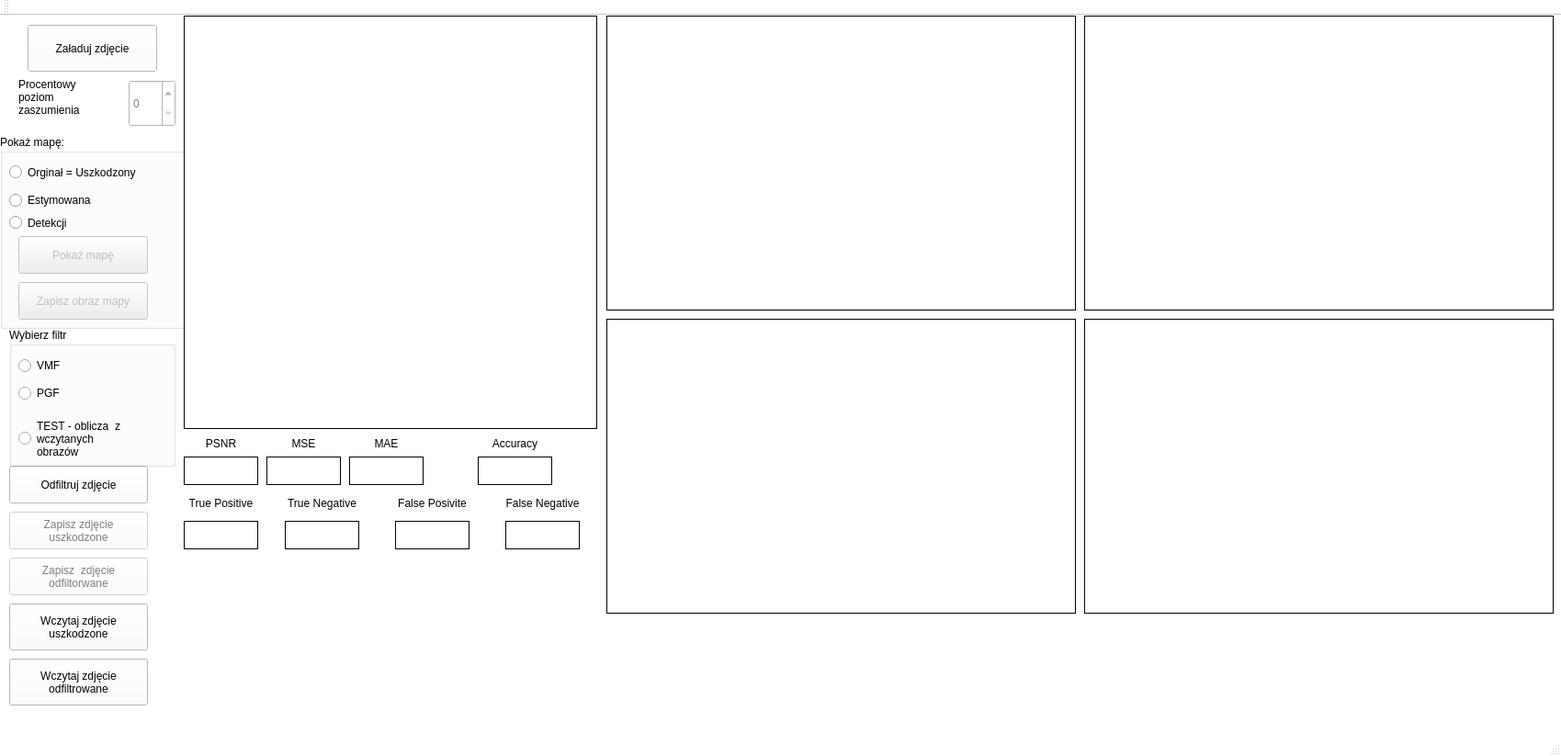
<?xml version="1.0" encoding="UTF-8"?>
<ui version="4.0">
 <class>MainWindow</class>
 <widget class="QMainWindow" name="MainWindow">
  <property name="geometry">
   <rect>
    <x>0</x>
    <y>0</y>
    <width>1699</width>
    <height>823</height>
   </rect>
  </property>
  <property name="sizePolicy">
   <sizepolicy hsizetype="Ignored" vsizetype="Ignored">
    <horstretch>0</horstretch>
    <verstretch>0</verstretch>
   </sizepolicy>
  </property>
  <property name="palette">
   <palette>
    <active>
     <colorrole role="WindowText">
      <brush brushstyle="SolidPattern">
       <color alpha="255">
        <red>0</red>
        <green>0</green>
        <blue>0</blue>
       </color>
      </brush>
     </colorrole>
     <colorrole role="Button">
      <brush brushstyle="SolidPattern">
       <color alpha="255">
        <red>255</red>
        <green>255</green>
        <blue>255</blue>
       </color>
      </brush>
     </colorrole>
     <colorrole role="Light">
      <brush brushstyle="SolidPattern">
       <color alpha="255">
        <red>255</red>
        <green>255</green>
        <blue>255</blue>
       </color>
      </brush>
     </colorrole>
     <colorrole role="Midlight">
      <brush brushstyle="SolidPattern">
       <color alpha="255">
        <red>255</red>
        <green>255</green>
        <blue>255</blue>
       </color>
      </brush>
     </colorrole>
     <colorrole role="Dark">
      <brush brushstyle="SolidPattern">
       <color alpha="255">
        <red>127</red>
        <green>127</green>
        <blue>127</blue>
       </color>
      </brush>
     </colorrole>
     <colorrole role="Mid">
      <brush brushstyle="SolidPattern">
       <color alpha="255">
        <red>170</red>
        <green>170</green>
        <blue>170</blue>
       </color>
      </brush>
     </colorrole>
     <colorrole role="Text">
      <brush brushstyle="SolidPattern">
       <color alpha="255">
        <red>0</red>
        <green>0</green>
        <blue>0</blue>
       </color>
      </brush>
     </colorrole>
     <colorrole role="BrightText">
      <brush brushstyle="SolidPattern">
       <color alpha="255">
        <red>255</red>
        <green>255</green>
        <blue>255</blue>
       </color>
      </brush>
     </colorrole>
     <colorrole role="ButtonText">
      <brush brushstyle="SolidPattern">
       <color alpha="255">
        <red>0</red>
        <green>0</green>
        <blue>0</blue>
       </color>
      </brush>
     </colorrole>
     <colorrole role="Base">
      <brush brushstyle="SolidPattern">
       <color alpha="255">
        <red>255</red>
        <green>255</green>
        <blue>255</blue>
       </color>
      </brush>
     </colorrole>
     <colorrole role="Window">
      <brush brushstyle="SolidPattern">
       <color alpha="255">
        <red>255</red>
        <green>255</green>
        <blue>255</blue>
       </color>
      </brush>
     </colorrole>
     <colorrole role="Shadow">
      <brush brushstyle="SolidPattern">
       <color alpha="255">
        <red>0</red>
        <green>0</green>
        <blue>0</blue>
       </color>
      </brush>
     </colorrole>
     <colorrole role="AlternateBase">
      <brush brushstyle="SolidPattern">
       <color alpha="255">
        <red>255</red>
        <green>255</green>
        <blue>255</blue>
       </color>
      </brush>
     </colorrole>
     <colorrole role="ToolTipBase">
      <brush brushstyle="SolidPattern">
       <color alpha="255">
        <red>255</red>
        <green>255</green>
        <blue>220</blue>
       </color>
      </brush>
     </colorrole>
     <colorrole role="ToolTipText">
      <brush brushstyle="SolidPattern">
       <color alpha="255">
        <red>0</red>
        <green>0</green>
        <blue>0</blue>
       </color>
      </brush>
     </colorrole>
     <colorrole role="PlaceholderText">
      <brush brushstyle="SolidPattern">
       <color alpha="128">
        <red>0</red>
        <green>0</green>
        <blue>0</blue>
       </color>
      </brush>
     </colorrole>
    </active>
    <inactive>
     <colorrole role="WindowText">
      <brush brushstyle="SolidPattern">
       <color alpha="255">
        <red>0</red>
        <green>0</green>
        <blue>0</blue>
       </color>
      </brush>
     </colorrole>
     <colorrole role="Button">
      <brush brushstyle="SolidPattern">
       <color alpha="255">
        <red>255</red>
        <green>255</green>
        <blue>255</blue>
       </color>
      </brush>
     </colorrole>
     <colorrole role="Light">
      <brush brushstyle="SolidPattern">
       <color alpha="255">
        <red>255</red>
        <green>255</green>
        <blue>255</blue>
       </color>
      </brush>
     </colorrole>
     <colorrole role="Midlight">
      <brush brushstyle="SolidPattern">
       <color alpha="255">
        <red>255</red>
        <green>255</green>
        <blue>255</blue>
       </color>
      </brush>
     </colorrole>
     <colorrole role="Dark">
      <brush brushstyle="SolidPattern">
       <color alpha="255">
        <red>127</red>
        <green>127</green>
        <blue>127</blue>
       </color>
      </brush>
     </colorrole>
     <colorrole role="Mid">
      <brush brushstyle="SolidPattern">
       <color alpha="255">
        <red>170</red>
        <green>170</green>
        <blue>170</blue>
       </color>
      </brush>
     </colorrole>
     <colorrole role="Text">
      <brush brushstyle="SolidPattern">
       <color alpha="255">
        <red>0</red>
        <green>0</green>
        <blue>0</blue>
       </color>
      </brush>
     </colorrole>
     <colorrole role="BrightText">
      <brush brushstyle="SolidPattern">
       <color alpha="255">
        <red>255</red>
        <green>255</green>
        <blue>255</blue>
       </color>
      </brush>
     </colorrole>
     <colorrole role="ButtonText">
      <brush brushstyle="SolidPattern">
       <color alpha="255">
        <red>0</red>
        <green>0</green>
        <blue>0</blue>
       </color>
      </brush>
     </colorrole>
     <colorrole role="Base">
      <brush brushstyle="SolidPattern">
       <color alpha="255">
        <red>255</red>
        <green>255</green>
        <blue>255</blue>
       </color>
      </brush>
     </colorrole>
     <colorrole role="Window">
      <brush brushstyle="SolidPattern">
       <color alpha="255">
        <red>255</red>
        <green>255</green>
        <blue>255</blue>
       </color>
      </brush>
     </colorrole>
     <colorrole role="Shadow">
      <brush brushstyle="SolidPattern">
       <color alpha="255">
        <red>0</red>
        <green>0</green>
        <blue>0</blue>
       </color>
      </brush>
     </colorrole>
     <colorrole role="AlternateBase">
      <brush brushstyle="SolidPattern">
       <color alpha="255">
        <red>255</red>
        <green>255</green>
        <blue>255</blue>
       </color>
      </brush>
     </colorrole>
     <colorrole role="ToolTipBase">
      <brush brushstyle="SolidPattern">
       <color alpha="255">
        <red>255</red>
        <green>255</green>
        <blue>220</blue>
       </color>
      </brush>
     </colorrole>
     <colorrole role="ToolTipText">
      <brush brushstyle="SolidPattern">
       <color alpha="255">
        <red>0</red>
        <green>0</green>
        <blue>0</blue>
       </color>
      </brush>
     </colorrole>
     <colorrole role="PlaceholderText">
      <brush brushstyle="SolidPattern">
       <color alpha="128">
        <red>0</red>
        <green>0</green>
        <blue>0</blue>
       </color>
      </brush>
     </colorrole>
    </inactive>
    <disabled>
     <colorrole role="WindowText">
      <brush brushstyle="SolidPattern">
       <color alpha="255">
        <red>127</red>
        <green>127</green>
        <blue>127</blue>
       </color>
      </brush>
     </colorrole>
     <colorrole role="Button">
      <brush brushstyle="SolidPattern">
       <color alpha="255">
        <red>255</red>
        <green>255</green>
        <blue>255</blue>
       </color>
      </brush>
     </colorrole>
     <colorrole role="Light">
      <brush brushstyle="SolidPattern">
       <color alpha="255">
        <red>255</red>
        <green>255</green>
        <blue>255</blue>
       </color>
      </brush>
     </colorrole>
     <colorrole role="Midlight">
      <brush brushstyle="SolidPattern">
       <color alpha="255">
        <red>255</red>
        <green>255</green>
        <blue>255</blue>
       </color>
      </brush>
     </colorrole>
     <colorrole role="Dark">
      <brush brushstyle="SolidPattern">
       <color alpha="255">
        <red>127</red>
        <green>127</green>
        <blue>127</blue>
       </color>
      </brush>
     </colorrole>
     <colorrole role="Mid">
      <brush brushstyle="SolidPattern">
       <color alpha="255">
        <red>170</red>
        <green>170</green>
        <blue>170</blue>
       </color>
      </brush>
     </colorrole>
     <colorrole role="Text">
      <brush brushstyle="SolidPattern">
       <color alpha="255">
        <red>127</red>
        <green>127</green>
        <blue>127</blue>
       </color>
      </brush>
     </colorrole>
     <colorrole role="BrightText">
      <brush brushstyle="SolidPattern">
       <color alpha="255">
        <red>255</red>
        <green>255</green>
        <blue>255</blue>
       </color>
      </brush>
     </colorrole>
     <colorrole role="ButtonText">
      <brush brushstyle="SolidPattern">
       <color alpha="255">
        <red>127</red>
        <green>127</green>
        <blue>127</blue>
       </color>
      </brush>
     </colorrole>
     <colorrole role="Base">
      <brush brushstyle="SolidPattern">
       <color alpha="255">
        <red>255</red>
        <green>255</green>
        <blue>255</blue>
       </color>
      </brush>
     </colorrole>
     <colorrole role="Window">
      <brush brushstyle="SolidPattern">
       <color alpha="255">
        <red>255</red>
        <green>255</green>
        <blue>255</blue>
       </color>
      </brush>
     </colorrole>
     <colorrole role="Shadow">
      <brush brushstyle="SolidPattern">
       <color alpha="255">
        <red>0</red>
        <green>0</green>
        <blue>0</blue>
       </color>
      </brush>
     </colorrole>
     <colorrole role="AlternateBase">
      <brush brushstyle="SolidPattern">
       <color alpha="255">
        <red>255</red>
        <green>255</green>
        <blue>255</blue>
       </color>
      </brush>
     </colorrole>
     <colorrole role="ToolTipBase">
      <brush brushstyle="SolidPattern">
       <color alpha="255">
        <red>255</red>
        <green>255</green>
        <blue>220</blue>
       </color>
      </brush>
     </colorrole>
     <colorrole role="ToolTipText">
      <brush brushstyle="SolidPattern">
       <color alpha="255">
        <red>0</red>
        <green>0</green>
        <blue>0</blue>
       </color>
      </brush>
     </colorrole>
     <colorrole role="PlaceholderText">
      <brush brushstyle="SolidPattern">
       <color alpha="128">
        <red>0</red>
        <green>0</green>
        <blue>0</blue>
       </color>
      </brush>
     </colorrole>
    </disabled>
   </palette>
  </property>
  <property name="windowTitle">
   <string>MainWindow</string>
  </property>
  <property name="autoFillBackground">
   <bool>false</bool>
  </property>
  <property name="styleSheet">
   <string notr="true">
font: 87 8pt &quot;Arial Black&quot;;</string>
  </property>
  <widget class="QWidget" name="centralWidget">
   <property name="enabled">
    <bool>true</bool>
   </property>
   <property name="cursor">
    <cursorShape>ArrowCursor</cursorShape>
   </property>
   <property name="autoFillBackground">
    <bool>false</bool>
   </property>
   <widget class="QLabel" name="image">
    <property name="geometry">
     <rect>
      <x>660</x>
      <y>0</y>
      <width>511</width>
      <height>321</height>
     </rect>
    </property>
    <property name="frameShape">
     <enum>QFrame::Box</enum>
    </property>
    <property name="text">
     <string/>
    </property>
   </widget>
   <widget class="QPushButton" name="buttonLoad">
    <property name="geometry">
     <rect>
      <x>30</x>
      <y>10</y>
      <width>141</width>
      <height>51</height>
     </rect>
    </property>
    <property name="text">
     <string>Załaduj zdjęcie</string>
    </property>
   </widget>
   <widget class="QLabel" name="image2">
    <property name="geometry">
     <rect>
      <x>1180</x>
      <y>0</y>
      <width>511</width>
      <height>321</height>
     </rect>
    </property>
    <property name="frameShape">
     <enum>QFrame::Box</enum>
    </property>
    <property name="text">
     <string/>
    </property>
   </widget>
   <widget class="QSpinBox" name="spinBox">
    <property name="enabled">
     <bool>false</bool>
    </property>
    <property name="geometry">
     <rect>
      <x>140</x>
      <y>70</y>
      <width>51</width>
      <height>51</height>
     </rect>
    </property>
    <property name="alignment">
     <set>Qt::AlignLeading|Qt::AlignLeft|Qt::AlignVCenter</set>
    </property>
   </widget>
   <widget class="QLabel" name="image3">
    <property name="geometry">
     <rect>
      <x>1180</x>
      <y>330</y>
      <width>511</width>
      <height>321</height>
     </rect>
    </property>
    <property name="frameShape">
     <enum>QFrame::Box</enum>
    </property>
    <property name="text">
     <string/>
    </property>
   </widget>
   <widget class="QLabel" name="toolText">
    <property name="enabled">
     <bool>true</bool>
    </property>
    <property name="geometry">
     <rect>
      <x>20</x>
      <y>70</y>
      <width>111</width>
      <height>51</height>
     </rect>
    </property>
    <property name="contextMenuPolicy">
     <enum>Qt::DefaultContextMenu</enum>
    </property>
    <property name="frameShape">
     <enum>QFrame::NoFrame</enum>
    </property>
    <property name="frameShadow">
     <enum>QFrame::Plain</enum>
    </property>
    <property name="text">
     <string>Procentowy
poziom
zaszumienia
</string>
    </property>
   </widget>
   <widget class="QPushButton" name="filterButton">
    <property name="geometry">
     <rect>
      <x>10</x>
      <y>490</y>
      <width>151</width>
      <height>41</height>
     </rect>
    </property>
    <property name="text">
     <string>Odfiltruj zdjęcie</string>
    </property>
   </widget>
   <widget class="QLabel" name="image4">
    <property name="geometry">
     <rect>
      <x>660</x>
      <y>330</y>
      <width>511</width>
      <height>321</height>
     </rect>
    </property>
    <property name="frameShape">
     <enum>QFrame::Box</enum>
    </property>
    <property name="text">
     <string/>
    </property>
   </widget>
   <widget class="QGroupBox" name="radMap">
    <property name="geometry">
     <rect>
      <x>0</x>
      <y>130</y>
      <width>201</width>
      <height>211</height>
     </rect>
    </property>
    <property name="contextMenuPolicy">
     <enum>Qt::DefaultContextMenu</enum>
    </property>
    <property name="styleSheet">
     <string notr="true">border-color: qlineargradient(spread:pad, x1:0, y1:0, x2:1, y2:0, stop:0 rgba(0, 0, 0, 255), stop:1 rgba(255, 255, 255, 255));</string>
    </property>
    <property name="title">
     <string>Pokaż mapę:</string>
    </property>
    <widget class="QRadioButton" name="rad1">
     <property name="geometry">
      <rect>
       <x>10</x>
       <y>30</y>
       <width>181</width>
       <height>21</height>
      </rect>
     </property>
     <property name="text">
      <string>Orginał = Uszkodzony</string>
     </property>
    </widget>
    <widget class="QRadioButton" name="rad2">
     <property name="geometry">
      <rect>
       <x>10</x>
       <y>60</y>
       <width>131</width>
       <height>22</height>
      </rect>
     </property>
     <property name="text">
      <string>Estymowana</string>
     </property>
    </widget>
    <widget class="QRadioButton" name="rad3">
     <property name="geometry">
      <rect>
       <x>10</x>
       <y>80</y>
       <width>91</width>
       <height>31</height>
      </rect>
     </property>
     <property name="text">
      <string>Detekcji</string>
     </property>
    </widget>
    <widget class="QPushButton" name="btnSaveMap">
     <property name="enabled">
      <bool>false</bool>
     </property>
     <property name="geometry">
      <rect>
       <x>20</x>
       <y>160</y>
       <width>141</width>
       <height>41</height>
      </rect>
     </property>
     <property name="text">
      <string>Zapisz obraz mapy</string>
     </property>
    </widget>
    <widget class="QPushButton" name="btnShowMap">
     <property name="enabled">
      <bool>false</bool>
     </property>
     <property name="geometry">
      <rect>
       <x>20</x>
       <y>110</y>
       <width>141</width>
       <height>41</height>
      </rect>
     </property>
     <property name="text">
      <string>Pokaż mapę</string>
     </property>
    </widget>
   </widget>
   <widget class="QLabel" name="imgMaeChart">
    <property name="geometry">
     <rect>
      <x>200</x>
      <y>0</y>
      <width>450</width>
      <height>450</height>
     </rect>
    </property>
    <property name="frameShape">
     <enum>QFrame::Box</enum>
    </property>
    <property name="text">
     <string/>
    </property>
   </widget>
   <widget class="QGroupBox" name="radFiltr">
    <property name="geometry">
     <rect>
      <x>10</x>
      <y>340</y>
      <width>181</width>
      <height>151</height>
     </rect>
    </property>
    <property name="title">
     <string>Wybierz filtr</string>
    </property>
    <widget class="QRadioButton" name="radVMF">
     <property name="geometry">
      <rect>
       <x>10</x>
       <y>30</y>
       <width>81</width>
       <height>22</height>
      </rect>
     </property>
     <property name="text">
      <string>VMF</string>
     </property>
    </widget>
    <widget class="QRadioButton" name="radPGF">
     <property name="geometry">
      <rect>
       <x>10</x>
       <y>60</y>
       <width>71</width>
       <height>22</height>
      </rect>
     </property>
     <property name="text">
      <string>PGF</string>
     </property>
    </widget>
    <widget class="QRadioButton" name="radTEST">
     <property name="geometry">
      <rect>
       <x>10</x>
       <y>90</y>
       <width>171</width>
       <height>61</height>
      </rect>
     </property>
     <property name="text">
      <string>TEST - oblicza  z 
wczytanych 
obrazów</string>
     </property>
    </widget>
   </widget>
   <widget class="QLabel" name="lbPSNR">
    <property name="geometry">
     <rect>
      <x>200</x>
      <y>480</y>
      <width>81</width>
      <height>31</height>
     </rect>
    </property>
    <property name="frameShape">
     <enum>QFrame::Box</enum>
    </property>
    <property name="text">
     <string/>
    </property>
   </widget>
   <widget class="QLabel" name="descPSNR">
    <property name="geometry">
     <rect>
      <x>200</x>
      <y>450</y>
      <width>81</width>
      <height>31</height>
     </rect>
    </property>
    <property name="text">
     <string>PSNR</string>
    </property>
    <property name="alignment">
     <set>Qt::AlignCenter</set>
    </property>
   </widget>
   <widget class="QLabel" name="lbMSE">
    <property name="geometry">
     <rect>
      <x>290</x>
      <y>480</y>
      <width>81</width>
      <height>31</height>
     </rect>
    </property>
    <property name="frameShape">
     <enum>QFrame::Box</enum>
    </property>
    <property name="text">
     <string/>
    </property>
   </widget>
   <widget class="QLabel" name="descMSE">
    <property name="geometry">
     <rect>
      <x>290</x>
      <y>450</y>
      <width>81</width>
      <height>31</height>
     </rect>
    </property>
    <property name="text">
     <string>MSE</string>
    </property>
    <property name="alignment">
     <set>Qt::AlignCenter</set>
    </property>
   </widget>
   <widget class="QLabel" name="lbMAE">
    <property name="geometry">
     <rect>
      <x>380</x>
      <y>480</y>
      <width>81</width>
      <height>31</height>
     </rect>
    </property>
    <property name="frameShape">
     <enum>QFrame::Box</enum>
    </property>
    <property name="text">
     <string/>
    </property>
   </widget>
   <widget class="QLabel" name="descMAE">
    <property name="geometry">
     <rect>
      <x>380</x>
      <y>450</y>
      <width>81</width>
      <height>31</height>
     </rect>
    </property>
    <property name="text">
     <string>MAE</string>
    </property>
    <property name="alignment">
     <set>Qt::AlignCenter</set>
    </property>
   </widget>
   <widget class="QLabel" name="descTP">
    <property name="geometry">
     <rect>
      <x>190</x>
      <y>520</y>
      <width>101</width>
      <height>21</height>
     </rect>
    </property>
    <property name="text">
     <string>True Positive</string>
    </property>
    <property name="alignment">
     <set>Qt::AlignCenter</set>
    </property>
   </widget>
   <widget class="QLabel" name="lbTP">
    <property name="geometry">
     <rect>
      <x>200</x>
      <y>550</y>
      <width>81</width>
      <height>31</height>
     </rect>
    </property>
    <property name="frameShape">
     <enum>QFrame::Box</enum>
    </property>
    <property name="text">
     <string/>
    </property>
   </widget>
   <widget class="QLabel" name="lbTN">
    <property name="geometry">
     <rect>
      <x>310</x>
      <y>550</y>
      <width>81</width>
      <height>31</height>
     </rect>
    </property>
    <property name="frameShape">
     <enum>QFrame::Box</enum>
    </property>
    <property name="text">
     <string/>
    </property>
   </widget>
   <widget class="QLabel" name="descTN">
    <property name="geometry">
     <rect>
      <x>300</x>
      <y>520</y>
      <width>101</width>
      <height>21</height>
     </rect>
    </property>
    <property name="text">
     <string>True Negative</string>
    </property>
    <property name="alignment">
     <set>Qt::AlignCenter</set>
    </property>
   </widget>
   <widget class="QLabel" name="lbFP">
    <property name="geometry">
     <rect>
      <x>430</x>
      <y>550</y>
      <width>81</width>
      <height>31</height>
     </rect>
    </property>
    <property name="frameShape">
     <enum>QFrame::Box</enum>
    </property>
    <property name="text">
     <string/>
    </property>
   </widget>
   <widget class="QLabel" name="descFP">
    <property name="geometry">
     <rect>
      <x>420</x>
      <y>520</y>
      <width>101</width>
      <height>21</height>
     </rect>
    </property>
    <property name="text">
     <string>False Posivite</string>
    </property>
    <property name="alignment">
     <set>Qt::AlignCenter</set>
    </property>
   </widget>
   <widget class="QLabel" name="lbFN">
    <property name="geometry">
     <rect>
      <x>550</x>
      <y>550</y>
      <width>81</width>
      <height>31</height>
     </rect>
    </property>
    <property name="frameShape">
     <enum>QFrame::Box</enum>
    </property>
    <property name="text">
     <string/>
    </property>
   </widget>
   <widget class="QLabel" name="descFN">
    <property name="geometry">
     <rect>
      <x>530</x>
      <y>520</y>
      <width>121</width>
      <height>21</height>
     </rect>
    </property>
    <property name="text">
     <string>False Negative</string>
    </property>
    <property name="alignment">
     <set>Qt::AlignCenter</set>
    </property>
   </widget>
   <widget class="QLabel" name="descACC">
    <property name="geometry">
     <rect>
      <x>510</x>
      <y>450</y>
      <width>101</width>
      <height>31</height>
     </rect>
    </property>
    <property name="text">
     <string>Accuracy</string>
    </property>
    <property name="alignment">
     <set>Qt::AlignCenter</set>
    </property>
   </widget>
   <widget class="QLabel" name="lbACC">
    <property name="geometry">
     <rect>
      <x>520</x>
      <y>480</y>
      <width>81</width>
      <height>31</height>
     </rect>
    </property>
    <property name="frameShape">
     <enum>QFrame::Box</enum>
    </property>
    <property name="text">
     <string/>
    </property>
   </widget>
   <widget class="QPushButton" name="btnSaveCorr">
    <property name="enabled">
     <bool>false</bool>
    </property>
    <property name="geometry">
     <rect>
      <x>10</x>
      <y>540</y>
      <width>151</width>
      <height>41</height>
     </rect>
    </property>
    <property name="toolTipDuration">
     <number>0</number>
    </property>
    <property name="text">
     <string>Zapisz zdjęcie  
uszkodzone</string>
    </property>
   </widget>
   <widget class="QPushButton" name="btnSaveFix">
    <property name="enabled">
     <bool>false</bool>
    </property>
    <property name="geometry">
     <rect>
      <x>10</x>
      <y>590</y>
      <width>151</width>
      <height>41</height>
     </rect>
    </property>
    <property name="toolTipDuration">
     <number>0</number>
    </property>
    <property name="text">
     <string>Zapisz  zdjęcie
odfiltorwane</string>
    </property>
   </widget>
   <widget class="QPushButton" name="loadCorr">
    <property name="geometry">
     <rect>
      <x>10</x>
      <y>640</y>
      <width>151</width>
      <height>51</height>
     </rect>
    </property>
    <property name="text">
     <string>Wczytaj zdjęcie 
uszkodzone</string>
    </property>
   </widget>
   <widget class="QPushButton" name="loadFixed">
    <property name="geometry">
     <rect>
      <x>10</x>
      <y>700</y>
      <width>151</width>
      <height>51</height>
     </rect>
    </property>
    <property name="text">
     <string>Wczytaj zdjęcie
odfiltrowane</string>
    </property>
   </widget>
  </widget>
  <widget class="QMenuBar" name="menuBar">
   <property name="geometry">
    <rect>
     <x>0</x>
     <y>0</y>
     <width>1699</width>
     <height>23</height>
    </rect>
   </property>
  </widget>
  <widget class="QToolBar" name="mainToolBar">
   <attribute name="toolBarArea">
    <enum>TopToolBarArea</enum>
   </attribute>
   <attribute name="toolBarBreak">
    <bool>false</bool>
   </attribute>
  </widget>
  <widget class="QStatusBar" name="statusBar"/>
 </widget>
 <layoutdefault spacing="6" margin="11"/>
 <resources/>
 <connections/>
</ui>
